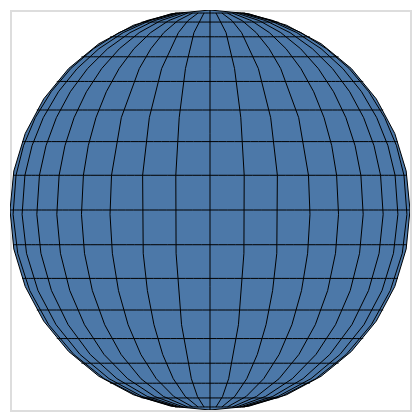

Specify this chart in Vega-Lite:
### Vega specification from a JSON file in a GitHub repository (floating-point values rounded to 4 significant figures)
{"$schema": "https://vega.github.io/schema/vega/v5.json", "autosize": "pad", "padding": 5, "width": 200, "height": 200, "style": "cell", "data": [{"name": "source_0", "values": [{"type": "Sphere"}]}, {"name": "source_1", "transform": [{"type": "graticule"}]}], "projections": [{"name": "projection", "translate": [100, 100], "type": "orthographic", "scale": 100}], "marks": [{"name": "layer_0_marks", "type": "shape", "clip": true, "style": ["geoshape"], "from": {"data": "source_0"}, "encode": {"update": {"fill": {"value": "aliceblue"}}}, "transform": [{"type": "geoshape", "projection": "projection"}]}, {"name": "layer_1_marks", "type": "shape", "clip": true, "style": ["geoshape"], "from": {"data": "source_1"}, "encode": {"update": {"stroke": {"value": "black"}, "strokeWidth": {"value": 0.5}, "fill": {"value": "#4c78a8"}}}, "transform": [{"type": "geoshape", "projection": "projection"}]}]}
